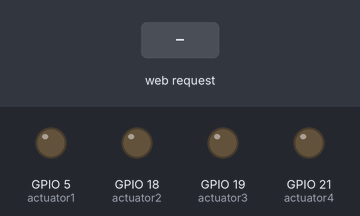
Bench run of a sketch on a simulated ESP32. Shown: output pins drawn as LEDs (lit = HIGH). The inputs (shaded band) are chosen by the test bench. WiFi joins after 1.5 s; servers stay silent unless stated; what the sketch prints to the serial monitor is not drawn.

Above: at 2.7 s.
2.8 s: HTTP request GET /one/H received
At 4.0 s:
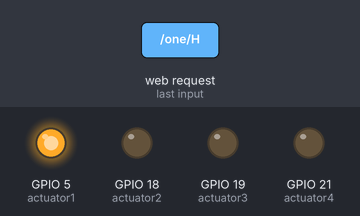
4.3 s: HTTP request GET /two/H received
At 5.1 s:
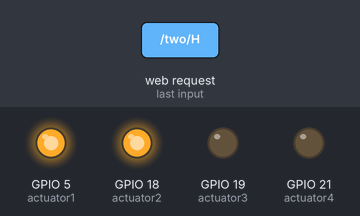
5.8 s: HTTP request GET /one/L received
At 6.2 s:
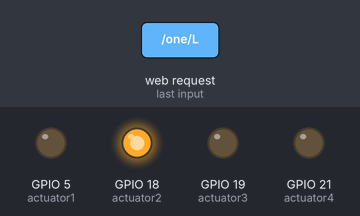
7.3 s: HTTP request GET /three/H received
At 8.5 s:
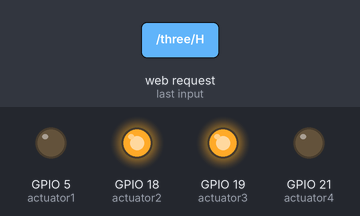
8.8 s: HTTP request GET /two/L received
At 9.7 s:
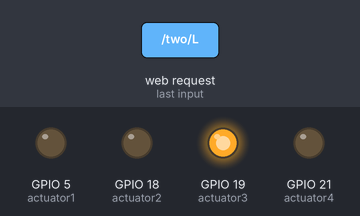
10.3 s: HTTP request GET /four/H received
At 10.9 s:
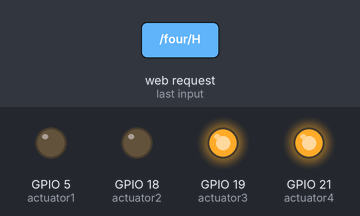
Timing chart, 0 to 12.8 s (numbered marks = the images above; inputs shaded):
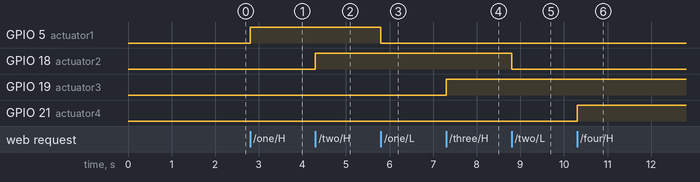

Measured:
- after the input at 2.8 s, GPIO 5 (actuator1): LOW → HIGH at once
- after the input at 4.3 s, GPIO 18 (actuator2): LOW → HIGH at once
- after the input at 5.8 s, GPIO 5 (actuator1): HIGH → LOW at once
- after the input at 7.3 s, GPIO 19 (actuator3): LOW → HIGH at once
- after the input at 8.8 s, GPIO 18 (actuator2): HIGH → LOW at once
- after the input at 10.3 s, GPIO 21 (actuator4): LOW → HIGH at once

The sketch:

iotrelaycontrol.ino
```cpp
/*
 WiFi Web Server LED Blink

 A simple web server that lets you blink an LED via the web.
 This sketch will print the IP address of your WiFi Shield (once connected)
 to the Serial monitor. From there, you can open that address in a web browser
 to turn on and off the LED on pin 5.

 If the IP address of your shield is yourAddress:
 http://yourAddress/H turns the LED on
 http://yourAddress/L turns it off

 This example is written for a network using WPA2 encryption. For insecure
 WEP or WPA, change the Wifi.begin() call and use Wifi.setMinSecurity() accordingly.

 Circuit:
 * WiFi shield attached
 * LED attached to pin 5

 created for arduino 25 Nov 2012
 by Tom Igoe

ported for sparkfun esp32
31.01.2017 by Jan Hendrik Berlin

 */

#include <WiFi.h>

const char *ssid = "";
const char *password = "";

NetworkServer server(80);

int actuator1 = 5;
int actuator2 = 18;
int actuator3 = 19;
int actuator4 = 21;

void setup() {
  Serial.begin(115200);
  pinMode(actuator1, OUTPUT);  // set the LED pin mode
  pinMode(actuator2, OUTPUT);  // set the LED pin mode
  pinMode(actuator3, OUTPUT);  // set the LED pin mode
  pinMode(actuator4, OUTPUT);  // set the LED pin mode


  delay(10);

  // We start by connecting to a WiFi network

  Serial.println();
  Serial.println();
  Serial.print("Connecting to ");
  Serial.println(ssid);

  WiFi.begin(ssid, password);

  while (WiFi.status() != WL_CONNECTED) {
    delay(500);
    Serial.print(".");
  }

  Serial.println("");
  Serial.println("WiFi connected.");
  Serial.println("IP address: ");
  Serial.println(WiFi.localIP());

  server.begin();
}

void loop() {
  NetworkClient client = server.accept();  // listen for incoming clients

  if (client) {                     // if you get a client,
    Serial.println("New Client.");  // print a message out the serial port
    String currentLine = "";        // make a String to hold incoming data from the client
    while (client.connected()) {    // loop while the client's connected
      if (client.available()) {     // if there's bytes to read from the client,
        char c = client.read();     // read a byte, then
        Serial.write(c);            // print it out the serial monitor
        if (c == '\n') {            // if the byte is a newline character

          // if the current line is blank, you got two newline characters in a row.
          // that's the end of the client HTTP request, so send a response:
          if (currentLine.length() == 0) {
            // HTTP headers always start with a response code (e.g. HTTP/1.1 200 OK)
            // and a content-type so the client knows what's coming, then a blank line:
            client.println("HTTP/1.1 200 OK");
            client.println("Content-type:text/html");
            client.println();

            // the content of the HTTP response follows the header:
            client.print("Click <a href=\"one/H\">here</a> Led 1 off<br>");
            client.print("Click <a href=\"one/L\">here</a> Led 1 on<br>");

            client.print("<br>");
            client.print("Click <a href=\"two/L\">here</a> Led 2 off<br>");
            client.print("Click <a href=\"two/H\">here</a> Led 2 on<br>");

            client.print("<br>");
            client.print("Click <a href=\"three/L\">here</a> Led 3 off<br>");
            client.print("Click <a href=\"three/H\">here</a> Led 3 on<br>");

            client.print("<br>");
            client.print("Click <a href=\"four/L\">here</a> Led 4 off<br>");
            client.print("Click <a href=\"four/H\">here</a> Led 4 on<br>");

            // The HTTP response ends with another blank line:
            client.println();
            // break out of the while loop:
            break;
          } else {  // if you got a newline, then clear currentLine:
            currentLine = "";
          }
        } else if (c != '\r') {  // if you got anything else but a carriage return character,
          currentLine += c;      // add it to the end of the currentLine
        }

        // Check to see if the client request was "GET /H" or "GET /L":
        if (currentLine.endsWith("GET /one/H")) {
          digitalWrite(actuator1, HIGH);  // GET /H turns the LED on
        }
        if (currentLine.endsWith("GET /one/L")) {
          digitalWrite(actuator1, LOW);  // GET /L turns the LED off
        }

        if (currentLine.endsWith("GET /two/H")) {
          digitalWrite(actuator2, HIGH);  // GET /H turns the LED on
        }
        if (currentLine.endsWith("GET /two/L")) {
          digitalWrite(actuator2, LOW);  // GET /L turns the LED off
        }

        if (currentLine.endsWith("GET /three/H")) {
          digitalWrite(actuator3, HIGH);  // GET /H turns the LED on
        }
        if (currentLine.endsWith("GET /three/L")) {
          digitalWrite(actuator3, LOW);  // GET /L turns the LED off
        }


        if (currentLine.endsWith("GET /four/H")) {
          digitalWrite(actuator4, HIGH);  // GET /H turns the LED on
        }
        if (currentLine.endsWith("GET /four/L")) {
          digitalWrite(actuator4, LOW);  // GET /L turns the LED off
        }
      }
    }
    // close the connection:
    client.stop();
    Serial.println("Client Disconnected.");
  }
}
```
